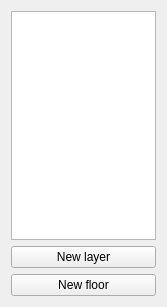
<?xml version="1.0" encoding="UTF-8"?>
<ui version="4.0">
 <class>MapFloorsList</class>
 <widget class="QWidget" name="MapFloorsList">
  <property name="geometry">
   <rect>
    <x>0</x>
    <y>0</y>
    <width>167</width>
    <height>307</height>
   </rect>
  </property>
  <property name="windowTitle">
   <string>Form</string>
  </property>
  <layout class="QVBoxLayout" name="verticalLayout">
   <item>
    <widget class="QTreeView" name="treeViewFloors">
     <property name="editTriggers">
      <set>QAbstractItemView::NoEditTriggers</set>
     </property>
     <property name="itemsExpandable">
      <bool>true</bool>
     </property>
     <property name="expandsOnDoubleClick">
      <bool>false</bool>
     </property>
    </widget>
   </item>
   <item>
    <widget class="QPushButton" name="pushButtonNewLayer">
     <property name="text">
      <string>New layer</string>
     </property>
    </widget>
   </item>
   <item>
    <widget class="QPushButton" name="pushButtonNewFloor">
     <property name="text">
      <string>New floor</string>
     </property>
    </widget>
   </item>
  </layout>
 </widget>
 <resources/>
 <connections>
  <connection>
   <sender>treeViewFloors</sender>
   <signal>doubleClicked(QModelIndex)</signal>
   <receiver>MapFloorsList</receiver>
   <slot>toggleLayerVisibleState(QModelIndex)</slot>
   <hints>
    <hint type="sourcelabel">
     <x>84</x>
     <y>134</y>
    </hint>
    <hint type="destinationlabel">
     <x>193</x>
     <y>353</y>
    </hint>
   </hints>
  </connection>
  <connection>
   <sender>treeViewFloors</sender>
   <signal>clicked(QModelIndex)</signal>
   <receiver>MapFloorsList</receiver>
   <slot>selectLayer(QModelIndex)</slot>
   <hints>
    <hint type="sourcelabel">
     <x>128</x>
     <y>180</y>
    </hint>
    <hint type="destinationlabel">
     <x>214</x>
     <y>440</y>
    </hint>
   </hints>
  </connection>
 </connections>
 <slots>
  <slot>selectLayer(QModelIndex)</slot>
  <slot>setSelected(QModelIndex)</slot>
 </slots>
</ui>
